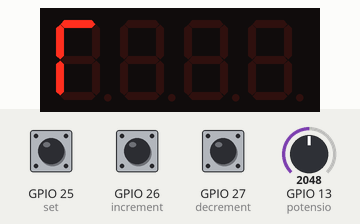
Bench run of a program on a simulated ESP32. Parts: 4-digit seven-segment display. The inputs (shaded band) are chosen by the test bench; at power-on: GPIO 25 (set) HIGH, GPIO 26 (increment) HIGH, GPIO 27 (decrement) HIGH, GPIO 13 (potensio) = 2048. EEPROM starts erased; what the program prints to the serial monitor is not drawn.

Above: at 1.2 s.
1.3 s: GPIO 25 (set) pulled LOW for 0.15 s
At 2.0 s:
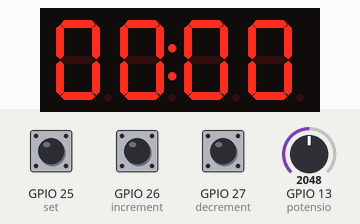
4.4 s: GPIO 26 (increment) pulled LOW for 0.15 s
At 6.4 s:
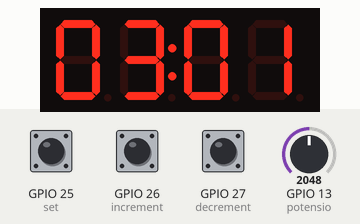
7.4 s: GPIO 27 (decrement) pulled LOW for 0.15 s
At 8.4 s:
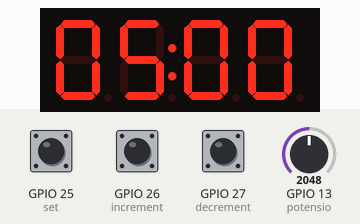
9.5 s: GPIO 25 (set) pulled LOW for 1 s
At 10.5 s:
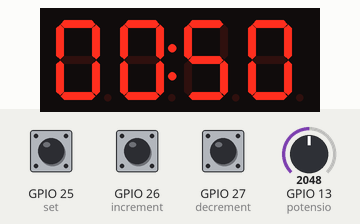
13.5 s: GPIO 26 (increment) pulled LOW for 1 s
At 15.7 s:
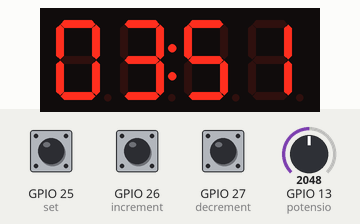
17.5 s: GPIO 27 (decrement) pulled LOW for 1 s
At 22.9 s:
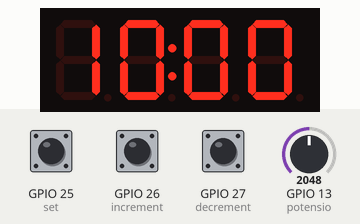
Timing chart, 0 to 23.1 s (numbered marks = the images above; inputs shaded):
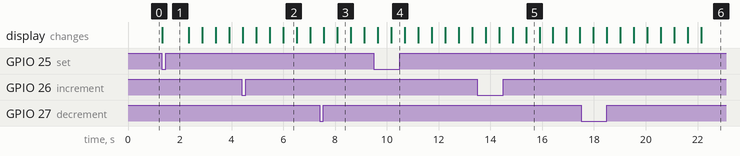

Measured:
- after the input at 1.3 s, the display: changes at once (image 1)
- what the display in image 2 shows lasts 0.5 s, from 6.0 s to 6.5 s

The program:

main.cpp
```cpp
#include <Arduino.h>
#include <TM1637Display.h>
#include <Preferences.h>

#define potensio 13
#define set 25
#define increment 26
#define decrement 27
#define CLK 5
#define DIO 18

#define state_ready 1
#define state_confKp 2
#define state_confKi 3
#define state_confKd 4

Preferences preferences;

int first_run = 1;
double inc = 0.01;
double avr_target_kecepatan = 0;
unsigned long time_cnt = 0, last_time_cnt = 0, time_hold = 0;
double Kp = 0, Ki = 0, Kd = 0, value = 0;
int state = state_ready;
double error_1 = 0, error_0 = 0, cumError = 0, rateError = 0;
double dt = 0.01;
double kecepatan = 0;
double out_plant = 0, out_plant_1 = 0, in_plant_1 = 0;
int target_kecepatan[10]={0};
int i = 0;
int jumlah = 0;

TM1637Display display = TM1637Display(CLK, DIO);
const uint8_t ready[] = {
  SEG_A | SEG_E | SEG_F, 0,0,0           // r
};
double plant(double in_plant){
    out_plant = (dt*(in_plant+in_plant_1)-(dt-2.4)*out_plant_1 )/(2.4+dt);
    in_plant_1 = in_plant;
    return out_plant;
}
double pid(double in, double target, double Kp, double Ki, double Kd){
    error_1 = error_0;
    error_0 = target - in;
    cumError += error_0*dt;
    rateError = (error_0-error_1)/dt;
    return Kp*error_0+Ki*cumError+Kd*rateError;
}
void IRAM_ATTR handle_set(){
  time_cnt = millis();
  if(time_cnt - last_time_cnt > 500){
    switch (state){
    case state_ready:
      value = Kp;
      state = state_confKp;
      break;
    case state_confKp:
      Kp = value;
      value = Ki;
      state = state_confKi;
      break;
    case state_confKi:
      Ki = value;
      value = Kd;
      state = state_confKd;
      break;
    case state_confKd:
      Kd = value;
      value = 0;
      state = state_ready;
      break;
    default:
      break;
    }
    last_time_cnt = time_cnt;
  }
}
void IRAM_ATTR handle_inc(){
  if(state != state_ready){
    time_cnt = millis();
    if(time_cnt - last_time_cnt > 100){
      if(value < 10){
        value += 0.01;
      }
      last_time_cnt = time_cnt;
    }
  }
}
void IRAM_ATTR handle_dec(){
  if(state != state_ready){
    time_cnt = millis();
    if(time_cnt - last_time_cnt > 100 && value > 0){
      value -= 0.01;
      last_time_cnt = time_cnt;
    }
  }
}
void setup(){
  // put your setup code here, to run once:
	display.setBrightness(5);
	display.clear();

  preferences.begin("Kendali_PID", false);
  Kp = preferences.getFloat("Kp", 0);
  Ki = preferences.getFloat("Ki", 0);
  Kd = preferences.getFloat("Kd", 0);
  pinMode(potensio, INPUT);
  pinMode(set, INPUT_PULLUP);
  pinMode(increment, INPUT_PULLUP);
  pinMode(decrement, INPUT_PULLUP);
  attachInterrupt(set, handle_set, FALLING);
  attachInterrupt(increment, handle_inc, RISING);
  attachInterrupt(decrement, handle_dec, RISING);

  Serial.begin(9600);
}

void loop() {
  // put your main code here, to run repeatedly:
  time_hold = millis();
  while((digitalRead(increment) || digitalRead(decrement))&& state != state_ready){
    if(millis() - time_hold > 500){
      if(digitalRead(increment)){
        if(value < 10){
          value += 0.5;
        }
      }
      else{
        if(value < 0.5){
          value = 0;
        }
        else{
          value -= 0.5;
        }
      }
      delay(500);
    }
    display.showNumberDecEx(value*100, 0b01000000, true, 4, 0);
  }
  if(state == state_ready){
    preferences.putFloat("Kp", Kp);
    preferences.putFloat("Ki", Ki);
    preferences.putFloat("Kd", Kd);
    display.setSegments(ready);
  }
  else{
    display.showNumberDecEx(value*100, 0b01000000, true, 4, 0);
  }
  target_kecepatan[i] = analogRead(potensio)*20/4095 - 10; // buat batas kecepatan -10 sampai 10
  i = i<10 ? i++ : 0;
  for(int j=0;j<10;j++){
    jumlah += target_kecepatan[i];
  }
  avr_target_kecepatan = jumlah/10;
  jumlah = 0;
  kecepatan = plant(pid(kecepatan, avr_target_kecepatan, Kp, Ki, Kd));
  out_plant_1 = kecepatan;
  Serial.print(avr_target_kecepatan);
  Serial.print(",");
  Serial.println(kecepatan);
  delay(10);
}
```
